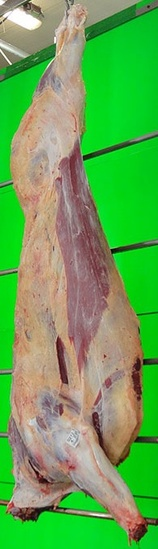
#> input picture images/single_carcass.jpg, 158 x 549 px, shrunk from 195 x 679 before the run
$ python akaze_feature_detection.py
#> lines starting #> are read from the running program, lines starting #| are printed output that depends on the picture
import cv2
import numpy as np

img1 = cv2.imread("images/single_carcass.jpg")
#> img1 is the input picture: shape (549, 158, 3); mean B, G, R 82.9, 166, 101
img2 = cv2.imread("images/carcasses.jpg")
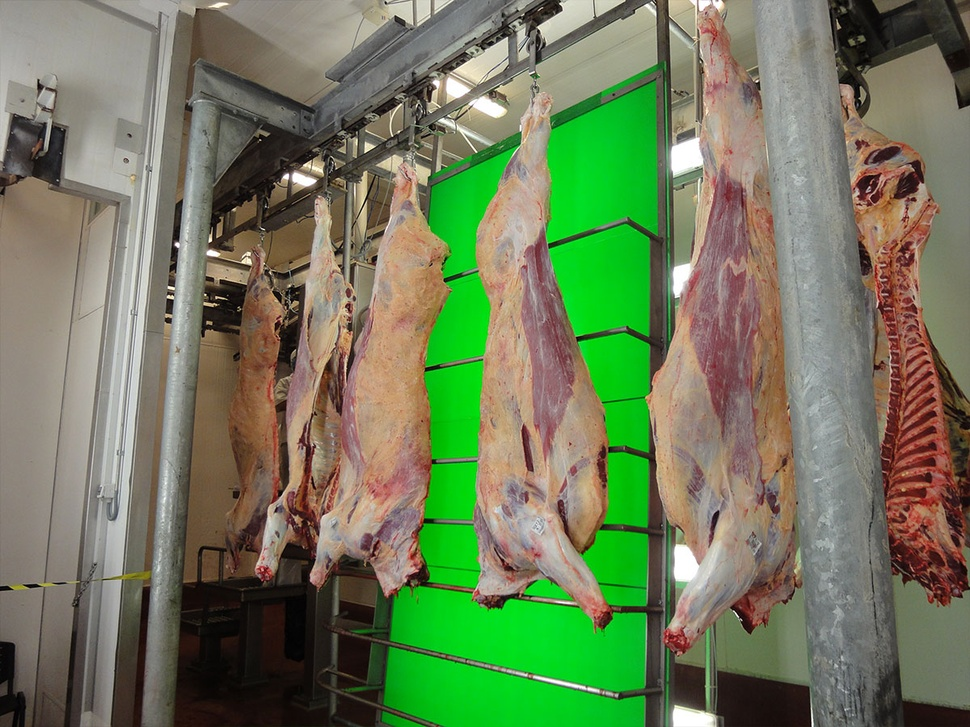
#> input picture images/carcasses.jpg, 970 x 727 px, shrunk from 1200 x 900 before the run
#> img2 is the input picture: shape (727, 970, 3); mean B, G, R 90.1, 123.6, 110.7

akaze = cv2.AKAZE_create()

kp1, des1 = akaze.detectAndCompute(img1, None)
#> kp1 = 77 keypoints; strongest (x, y, size): (94, 419, 8.1), (65, 378, 8.1), (64, 379, 5.7), (59, 344, 8.1)
kp2, des2 = akaze.detectAndCompute(img2, None)
#> kp2 = 1788 keypoints; strongest (x, y, size): (303, 179, 16.1), (302, 180, 11.4), (301, 177, 22.8), (368, 146, 8.1)

bf = cv2.BFMatcher()
matches = bf.knnMatch(des1, des2, k=2)
#> matches = 77 matches

good = []
for m, n in matches:
    if m.distance < 0.75 * n.distance:  # Adjust the distance threshold as needed
        good.append([m])
#> this loop made 77 passes
#> after the loop, good = 50 matches

img3 = cv2.drawMatchesKnn(img1, kp1, img2, kp2, good, None, flags=2)
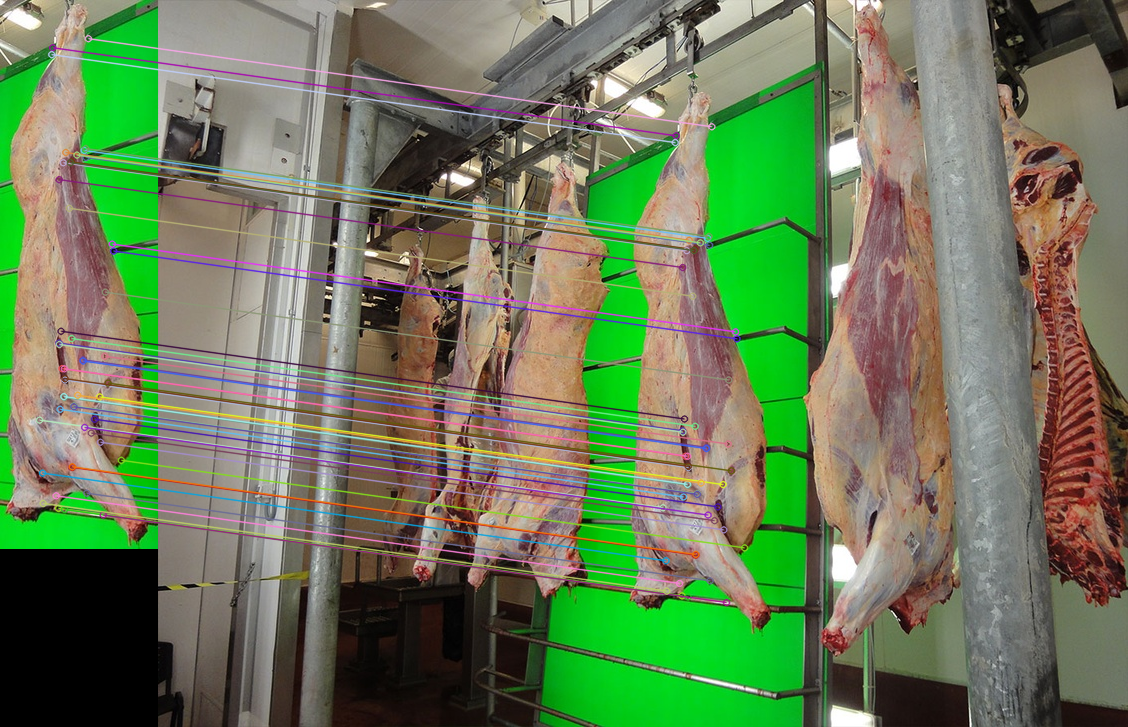
#> img3: shape (727, 1128, 3); mean B, G, R 88.6, 123.5, 106.8
imgkp1 = cv2.drawKeypoints(img1, kp1, None)
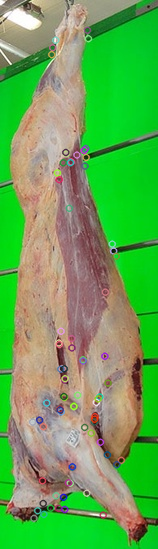
#> imgkp1: shape (549, 158, 3); mean B, G, R 83.7, 166.3, 101.3
imgkp2 = cv2.drawKeypoints(img2, kp2, None)
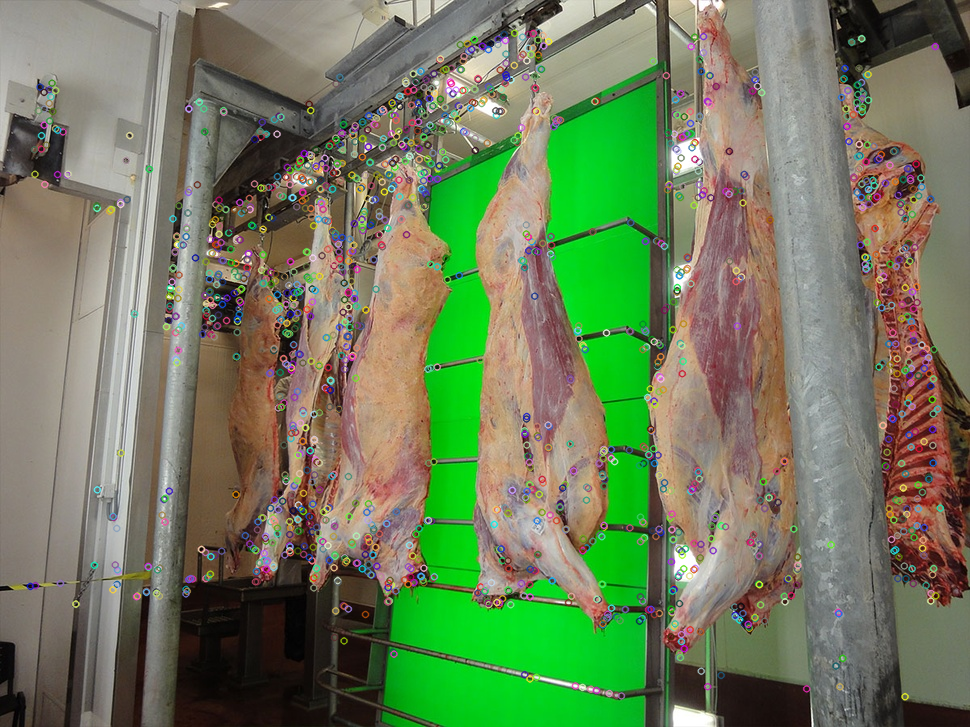
#> imgkp2: shape (727, 970, 3); mean B, G, R 92.1, 124.7, 111.2

cv2.imshow("img1", imgkp1)
cv2.imshow("img2", imgkp2)
cv2.imshow("img3", img3)

cv2.waitKey(0)
